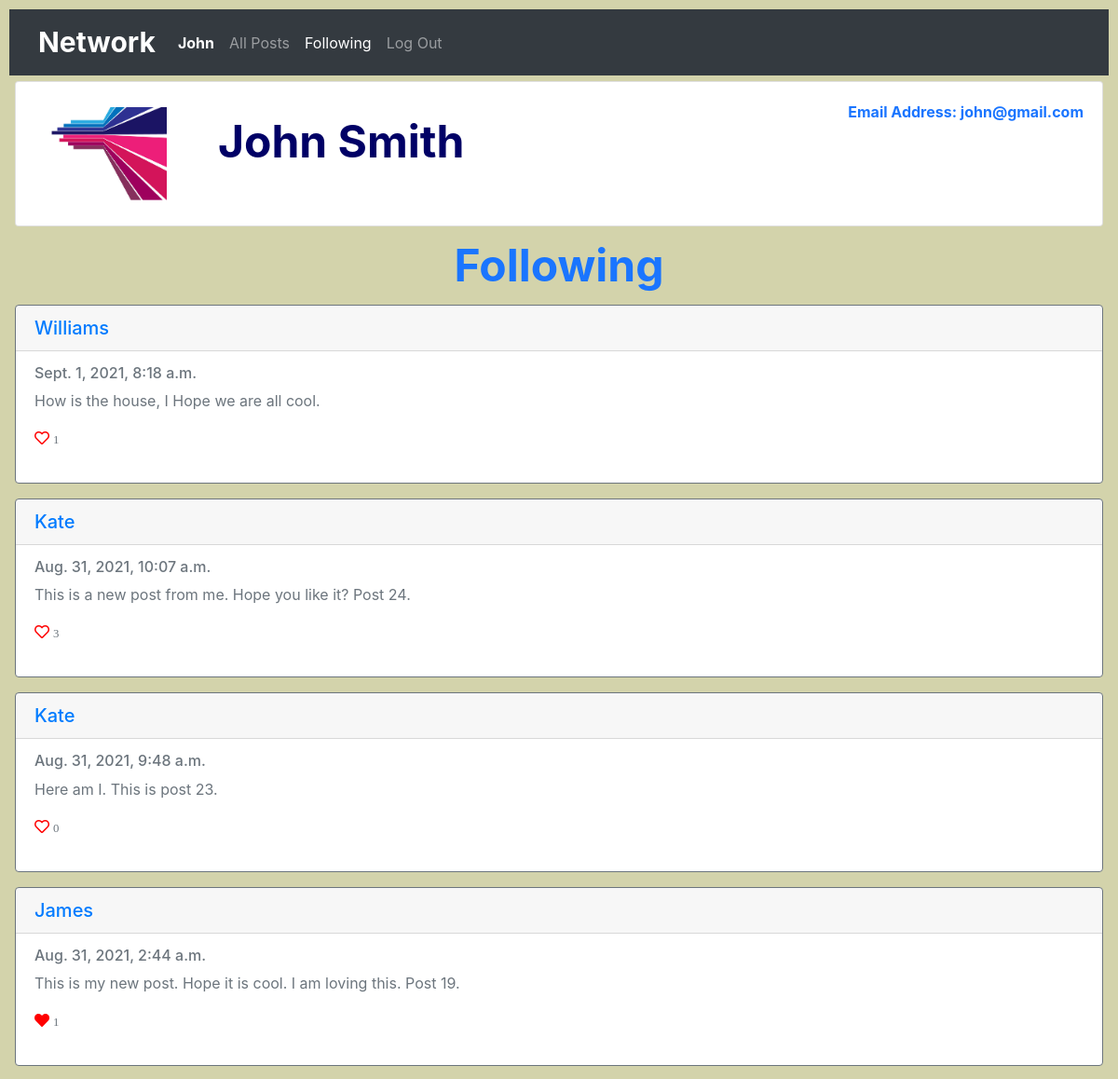
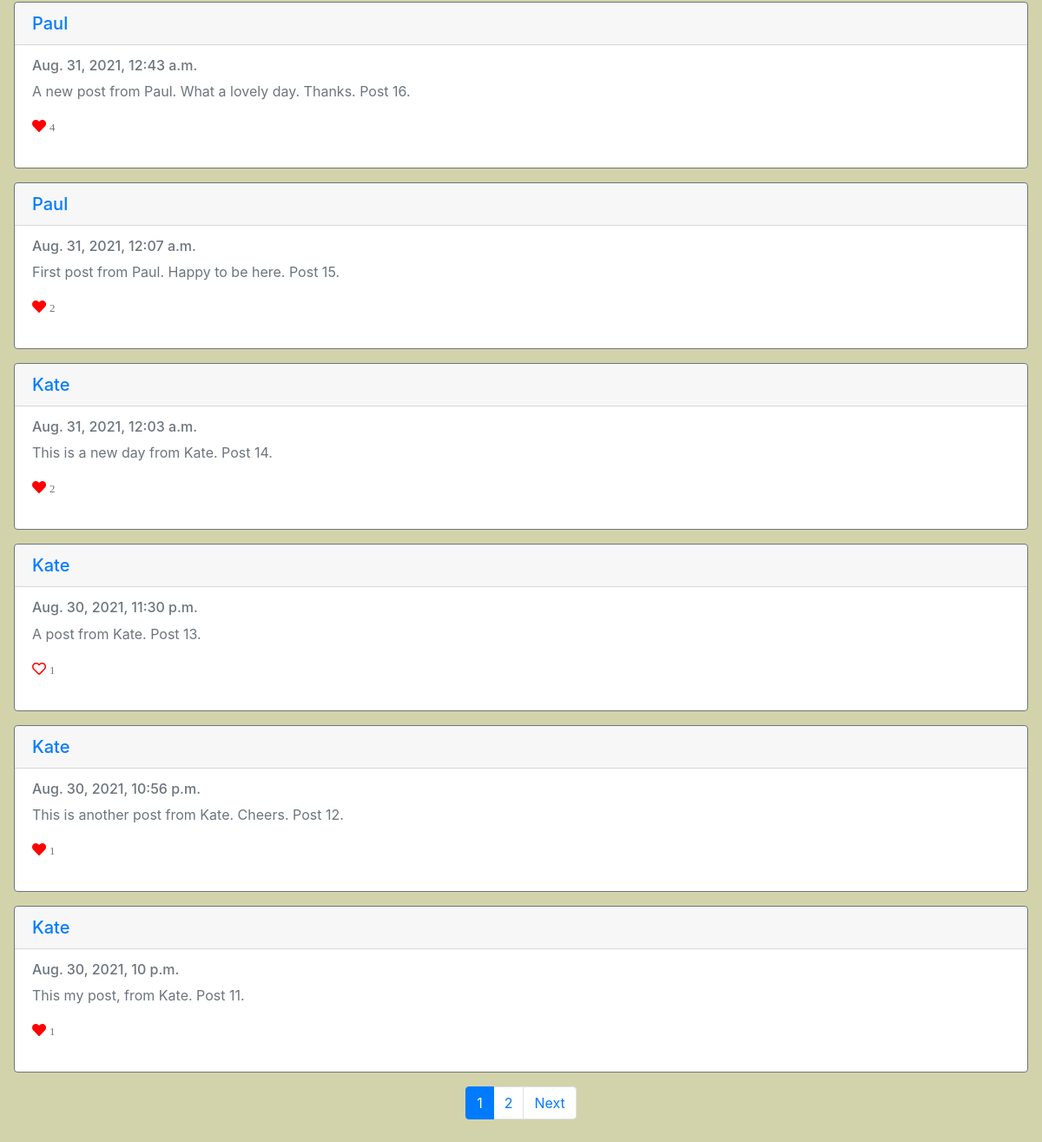
Page /following (signed in) on the committed database (2 pictures, top to bottom).
### network/models.py (models this page shows, shortened)
class User(AbstractUser):
    pass

class Picture(models.Model):
    user = models.ForeignKey(User, on_delete=models.CASCADE, related_name='imageprofile')
    image = models.ImageField(upload_to='images', null=True)

class Post(models.Model):
    user = models.ForeignKey(User, on_delete=models.CASCADE)
    text = models.CharField(max_length=300, default=None)
    date = models.DateTimeField(default=datetime.datetime.now)

### network/views.py (the view)
# urls.py: path("following", views.following, name="following"),
def following(request):
    user = request.user
    user_picture = User.objects.get(username=user)
    pictures = Picture.objects.filter(user=user_picture)
    pictures_count = pictures.count()
    if pictures_count == 0:
        picture = Picture.objects.get(id=12)
    else:
        sum = 0
        for picture in pictures:
            sum+=1
            if sum == 1:
                continue
    if request.user.is_authenticated:
        user = request.session['_auth_user_id']
        followers = Follower.objects.filter(follower=user)
        likes = Like.objects.filter(post=OuterRef('id'), user_id=user)
        posts = Post.objects.filter(user_id__in=followers.values('following_id')).order_by(
            "-date").annotate(current_like=Count(likes.values('id')))
    else:
        return HttpResponseRedirect(reverse("login"))
    paginator = Paginator(posts, max_posts)
    page_no = request.GET.get('page')
    post_items = paginator.get_page(page_no)
    return render(request, "network/following.html", {
        "posts": post_items,
        "picture": picture,
        "form": NewPost()
    })

### network/templates/network/following.html (shortened to what this page needs)
{% extends "network/layout.html" %}
{% block body %}
{% include "network/profile_picture.html" %}
<center><strong class="all_posts">Following</strong></center>
<div id="posts">
    {% for post in posts %}
	<div class="card border-secondary mb-3 post-object{{post.id}}">
        <h5 class="card-header"><a href="{% url 'profile' post.user.username %}">{{post.user.username|capfirst}}</a></h5>
        <div class="card-body text-secondary">
            <h6 class="card-subtitle mb-2 text-muted">{{post.date}}</h6>
            <p class="card-text" id="tweet{{post.id}}"> {{ post.text }}</p>
			<p class="card-text">
                <div data-id="{{post.id}}"
                    class="card-link {% if post.current_like > 0 %} fas {%else%} far {% endif %} fa-heart">&nbsp<small
                        class="text-muted">{{post.like_set.count}}</small>
                </div>
            </p>
        </div>
    </div>
    {% empty %}
    <h2 class="update_info">No posts</h2>
    {% endfor %}
</div>
{% endblock %}

### network/templates/network/layout.html (shortened to what this page needs)
{% load static %}
<!DOCTYPE html>
<html lang="en">
<head>
    <link rel="stylesheet" href="https://stackpath.bootstrapcdn.com/bootstrap/4.5.0/css/bootstrap.min.css"
>
    <link href="https://use.fontawesome.com/releases/v5.13.0/css/all.css" rel="stylesheet">
    <link href="{% static 'network/styles.css' %}" rel="stylesheet">
</head>
<body>
    <nav class="navbar navbar-expand-lg navbar-dark bg-dark">
        <div class="container-fluid">
            <a class="navbar-brand" href="{% url 'index' %}"><b style="font-size:30px;">Network</b></a>
            <div class="collapse navbar-collapse" id="navbarNavDropdown">
	            {% with request.resolver_match.url_name as url_name %}
                    <ul class="navbar-nav">
	                    {% if user.is_authenticated %}
                            <li class="nav-item {% if url_name == 'profile' %}active{% endif %}" >
                                <a class="nav-link active" aria-current="page" href="{% url 'profile' user.username %}"><strong>{{ user.username|capfirst }}</strong></a>
                            </li>
		                {% endif %}
		                <li class="nav-item {% if url_name == 'index' %}active{% endif %}">
                            <a class="nav-link" href="{% url 'index' %}">All Posts</a>
                        </li>
		                {% if user.is_authenticated %}
                            <li class="nav-item {% if url_name == 'following' %}active{% endif %}">
                                <a class="nav-link" href="{% url 'following' %}">Following</a>
                            </li>
			                <li class="nav-item {% if url_name == 'logout' %}active{% endif %}">
                                <a class="nav-link" href="{% url 'logout' %}">Log Out</a>
                            </li>
                        {% endif %}
                    </ul>
	            {% endwith %}
            </div>
        </div>
    </nav>
    <div class="body">
        {% block body %}
        {% endblock %}
        <ul class="pagination justify-content-center">
            {%if posts.paginator.num_pages > 1 %}
            {% for num in posts.paginator.page_range %}
            {% if posts.number == num %}
            <li class="page-item active">
                <a class="page-link">{{ num }}</a>
            </li>
            {% elif num > posts.number|add:'-3' and num < posts.number|add:'3' %}
            <li class="page-item">
                <a class="page-link" href="?page={{ num }}">{{ num }}</a>
            </li>
            {% endif %}
            {% endfor %}
            {% endif %}
            {% if posts.has_next %}
            <li class="page-item">
                <a class="page-link" href="?page={{ posts.next_page_number }}">
                    Next
                </a>
            </li>
            {% endif %}
        </ul>
    </div>
</body>
</html>

### network/templates/network/profile_picture.html (shortened to what this page needs)
{% if user.is_authenticated %}
    {% if request.user.first_name == "" %}
    <div class="card">
        <div class="card-body">
            <img class="img-fluid" src="{{picture.image.url}}" alt="Profile Picture" style="max-height:100px">
		    <strong id="no_profilename">You have not updated your name or profile image</strong>
		    <object align="right" class="profile_info">
		        <span class="btn-total-follow"><strong>Email Address: {{user.email}}</strong> </span>
		    </object>
        </div>
    </div>
    {% else %}
	<div class="card">
        <div class="card-body">
            <a href="{% url 'profile' user.username %}" class="card-link btn btn-outline-network">
                <img class="img-fluid" src="{{picture.image.url}}" alt="Profile Picture" style="max-height:100px">
		        <strong id="profile_name">{{user.first_name|capfirst}} {{user.last_name|capfirst}}</strong>
			</a>
		    <object align="right" class="profile_info">
		        <span class="btn-total-follow"><strong>Email Address: {{user.email}}</strong> </span>
		    </object>
        </div>
    </div>
    {% endif%}
{% endif%}

### network/static/network/styles.css (style rules this page uses)
body { padding: 10px; background-color: #d3d3ab; }
.fa-heart { color: red !important; cursor: pointer; }
.all_posts, #profile_name { font-size:48px; }
.all_posts, .profile_info, .title, .update_info { color:#1a75ff; }
#profile_name, #no_profilename { color:#000066; padding:50px; }
@media only screen and (min-width: 600px) { .card { width:auto; margin:6px; } }

### rows in the picture
User: username "John", first_name "John", last_name "Smith", email "john@gmail.com"
Picture: image (placeholder picture)
Post: user.username "Williams", date "Sept. 1, 2021, 8:18 a.m.", text "How is the house, I Hope we are all cool.", like_set.count "1"
Post: user.username "Kate", date "Aug. 31, 2021, 10:07 a.m.", text "This is a new post from me. Hope you like it? Post 24.", like_set.count "3"
Post: user.username "Kate", date "Aug. 31, 2021, 9:48 a.m.", text "Here am I. This is post 23.", like_set.count "0"
Post: user.username "James", date "Aug. 31, 2021, 2:44 a.m.", text "This is my new post. Hope it is cool. I am loving this. Post 19.", like_set.count "1"
Post: user.username "Paul", date "Aug. 31, 2021, 12:43 a.m.", text "A new post from Paul. What a lovely day. Thanks. Post 16.", like_set.count "4"
Post: user.username "Paul", date "Aug. 31, 2021, 12:07 a.m.", text "First post from Paul. Happy to be here. Post 15.", like_set.count "2"
Post: user.username "Kate", date "Aug. 31, 2021, 12:03 a.m.", text "This is a new day from Kate. Post 14.", like_set.count "2"
Post: user.username "Kate", date "Aug. 30, 2021, 11:30 p.m.", text "A post from Kate. Post 13.", like_set.count "1"
Post: user.username "Kate", date "Aug. 30, 2021, 10:56 p.m.", text "This is another post from Kate. Cheers. Post 12.", like_set.count "1"
Post: user.username "Kate", date "Aug. 30, 2021, 10 p.m.", text "This my post, from Kate. Post 11.", like_set.count "1"

### other values in the picture
{{ num }} "1"
{{ num }} "2"
